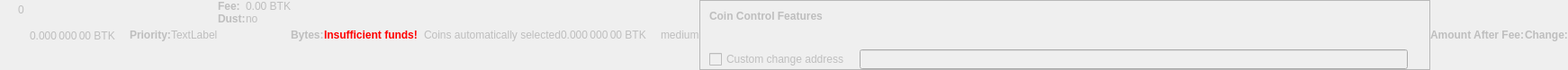
    <widget class="QWidget" name="dummyHideWidget" native="true">
     <property name="enabled">
      <bool>false</bool>
     </property>
     <property name="maximumSize">
      <size>
       <width>100</width>
       <height>22</height>
      </size>
     </property>
     <layout class="QHBoxLayout" name="dummyHideLayout">
      <property name="spacing">
       <number>0</number>
      </property>
      <property name="leftMargin">
       <number>0</number>
      </property>
      <property name="topMargin">
       <number>0</number>
      </property>
      <property name="rightMargin">
       <number>0</number>
      </property>
      <property name="bottomMargin">
       <number>0</number>
      </property>
      <item>
       <layout class="QFormLayout" name="formLayoutCoinControl1">
        <property name="horizontalSpacing">
         <number>10</number>
        </property>
        <property name="verticalSpacing">
         <number>14</number>
        </property>
        <property name="leftMargin">
         <number>10</number>
        </property>
        <property name="topMargin">
         <number>4</number>
        </property>
        <property name="rightMargin">
         <number>6</number>
        </property>
        <item row="0" column="1">
         <widget class="QLabel" name="labelCoinControlBytes">
          <property name="cursor">
           <cursorShape>IBeamCursor</cursorShape>
          </property>
          <property name="contextMenuPolicy">
           <enum>Qt::ActionsContextMenu</enum>
          </property>
          <property name="text">
           <string notr="true">0</string>
          </property>
          <property name="textInteractionFlags">
           <set>Qt::LinksAccessibleByMouse|Qt::TextSelectableByKeyboard|Qt::TextSelectableByMouse</set>
          </property>
         </widget>
        </item>
       </layout>
      </item>
      <item>
       <widget class="QLabel" name="labelCoinControlAfterFee">
        <property name="enabled">
         <bool>false</bool>
        </property>
        <property name="sizePolicy">
         <sizepolicy hsizetype="Fixed" vsizetype="Fixed">
          <horstretch>0</horstretch>
          <verstretch>0</verstretch>
         </sizepolicy>
        </property>
        <property name="minimumSize">
         <size>
          <width>111</width>
          <height>12</height>
         </size>
        </property>
        <property name="maximumSize">
         <size>
          <width>111</width>
          <height>12</height>
         </size>
        </property>
        <property name="cursor">
         <cursorShape>IBeamCursor</cursorShape>
        </property>
        <property name="contextMenuPolicy">
         <enum>Qt::ActionsContextMenu</enum>
        </property>
        <property name="text">
         <string notr="true">0.000 000 00 BTK</string>
        </property>
        <property name="textInteractionFlags">
         <set>Qt::LinksAccessibleByMouse|Qt::TextSelectableByKeyboard|Qt::TextSelectableByMouse</set>
        </property>
       </widget>
      </item>
      <item>
       <widget class="QLabel" name="labelCoinControlPriorityText">
        <property name="enabled">
         <bool>false</bool>
        </property>
        <property name="font">
         <font>
          <weight>75</weight>
          <bold>true</bold>
         </font>
        </property>
        <property name="text">
         <string>Priority:</string>
        </property>
       </widget>
      </item>
      <item>
       <layout class="QHBoxLayout" name="horizontalLayout">
        <item>
         <widget class="QLabel" name="WarningLabel">
          <property name="text">
           <string>TextLabel</string>
          </property>
         </widget>
        </item>
       </layout>
      </item>
      <item>
       <layout class="QFormLayout" name="formLayoutCoinControl3">
        <property name="horizontalSpacing">
         <number>0</number>
        </property>
        <property name="verticalSpacing">
         <number>0</number>
        </property>
        <property name="leftMargin">
         <number>0</number>
        </property>
        <property name="topMargin">
         <number>0</number>
        </property>
        <property name="rightMargin">
         <number>0</number>
        </property>
        <item row="0" column="0">
         <widget class="QLabel" name="labelCoinControlFeeText">
          <property name="enabled">
           <bool>false</bool>
          </property>
          <property name="font">
           <font>
            <weight>75</weight>
            <bold>true</bold>
           </font>
          </property>
          <property name="text">
           <string>Fee:</string>
          </property>
          <property name="margin">
           <number>0</number>
          </property>
         </widget>
        </item>
        <item row="0" column="1">
         <widget class="QLabel" name="labelCoinControlFee">
          <property name="enabled">
           <bool>false</bool>
          </property>
          <property name="cursor">
           <cursorShape>IBeamCursor</cursorShape>
          </property>
          <property name="contextMenuPolicy">
           <enum>Qt::ActionsContextMenu</enum>
          </property>
          <property name="text">
           <string notr="true">0.00 BTK</string>
          </property>
          <property name="textInteractionFlags">
           <set>Qt::LinksAccessibleByMouse|Qt::TextSelectableByKeyboard|Qt::TextSelectableByMouse</set>
          </property>
         </widget>
        </item>
        <item row="1" column="0">
         <widget class="QLabel" name="labelCoinControlLowOutputText">
          <property name="enabled">
           <bool>false</bool>
          </property>
          <property name="font">
           <font>
            <weight>75</weight>
            <bold>true</bold>
           </font>
          </property>
          <property name="text">
           <string>Dust:</string>
          </property>
         </widget>
        </item>
        <item row="1" column="1">
         <widget class="QLabel" name="labelCoinControlLowOutput">
          <property name="enabled">
           <bool>false</bool>
          </property>
          <property name="cursor">
           <cursorShape>IBeamCursor</cursorShape>
          </property>
          <property name="contextMenuPolicy">
           <enum>Qt::ActionsContextMenu</enum>
          </property>
          <property name="text">
           <string>no</string>
          </property>
          <property name="textInteractionFlags">
           <set>Qt::LinksAccessibleByMouse|Qt::TextSelectableByKeyboard|Qt::TextSelectableByMouse</set>
          </property>
         </widget>
        </item>
       </layout>
      </item>
      <item>
       <widget class="QLabel" name="labelCoinControlBytesText">
        <property name="enabled">
         <bool>false</bool>
        </property>
        <property name="font">
         <font>
          <weight>75</weight>
          <bold>true</bold>
         </font>
        </property>
        <property name="text">
         <string>Bytes:</string>
        </property>
       </widget>
      </item>
      <item>
       <layout class="QFormLayout" name="formLayoutCoinControl2">
        <property name="horizontalSpacing">
         <number>0</number>
        </property>
        <property name="verticalSpacing">
         <number>0</number>
        </property>
        <property name="leftMargin">
         <number>0</number>
        </property>
        <property name="topMargin">
         <number>0</number>
        </property>
        <property name="rightMargin">
         <number>0</number>
        </property>
       </layout>
      </item>
      <item>
       <layout class="QHBoxLayout" name="horizontalLayoutCoinControl2">
        <property name="spacing">
         <number>0</number>
        </property>
        <property name="bottomMargin">
         <number>0</number>
        </property>
       </layout>
      </item>
      <item>
       <widget class="QLabel" name="labelCoinControlInsuffFunds">
        <property name="enabled">
         <bool>false</bool>
        </property>
        <property name="minimumSize">
         <size>
          <width>0</width>
          <height>0</height>
         </size>
        </property>
        <property name="font">
         <font>
          <weight>75</weight>
          <bold>true</bold>
         </font>
        </property>
        <property name="styleSheet">
         <string notr="true">color:red;font-weight:bold;</string>
        </property>
        <property name="text">
         <string>Insufficient funds!</string>
        </property>
        <property name="margin">
         <number>5</number>
        </property>
       </widget>
      </item>
      <item>
       <layout class="QFormLayout" name="formLayoutCoinControl4">
        <property name="horizontalSpacing">
         <number>0</number>
        </property>
        <property name="verticalSpacing">
         <number>0</number>
        </property>
        <property name="leftMargin">
         <number>0</number>
        </property>
        <property name="topMargin">
         <number>0</number>
        </property>
        <property name="rightMargin">
         <number>0</number>
        </property>
       </layout>
      </item>
      <item>
       <widget class="QLabel" name="labelCoinControlChangeLabel">
        <property name="enabled">
         <bool>false</bool>
        </property>
        <property name="sizePolicy">
         <sizepolicy hsizetype="Preferred" vsizetype="Expanding">
          <horstretch>0</horstretch>
          <verstretch>0</verstretch>
         </sizepolicy>
        </property>
        <property name="minimumSize">
         <size>
          <width>0</width>
          <height>0</height>
         </size>
        </property>
        <property name="text">
         <string/>
        </property>
        <property name="margin">
         <number>3</number>
        </property>
       </widget>
      </item>
      <item>
       <widget class="QLabel" name="labelCoinControlAutomaticallySelected">
        <property name="enabled">
         <bool>false</bool>
        </property>
        <property name="sizePolicy">
         <sizepolicy hsizetype="Fixed" vsizetype="Fixed">
          <horstretch>0</horstretch>
          <verstretch>0</verstretch>
         </sizepolicy>
        </property>
        <property name="minimumSize">
         <size>
          <width>0</width>
          <height>0</height>
         </size>
        </property>
        <property name="maximumSize">
         <size>
          <width>240</width>
          <height>16777215</height>
         </size>
        </property>
        <property name="text">
         <string>Coins automatically selected</string>
        </property>
        <property name="margin">
         <number>5</number>
        </property>
       </widget>
      </item>
      <item>
       <widget class="QLabel" name="labelCoinControlChange">
        <property name="enabled">
         <bool>false</bool>
        </property>
        <property name="sizePolicy">
         <sizepolicy hsizetype="Fixed" vsizetype="Fixed">
          <horstretch>0</horstretch>
          <verstretch>0</verstretch>
         </sizepolicy>
        </property>
        <property name="minimumSize">
         <size>
          <width>111</width>
          <height>0</height>
         </size>
        </property>
        <property name="maximumSize">
         <size>
          <width>111</width>
          <height>16777215</height>
         </size>
        </property>
        <property name="cursor">
         <cursorShape>IBeamCursor</cursorShape>
        </property>
        <property name="contextMenuPolicy">
         <enum>Qt::ActionsContextMenu</enum>
        </property>
        <property name="text">
         <string notr="true">0.000 000 00 BTK</string>
        </property>
        <property name="textInteractionFlags">
         <set>Qt::LinksAccessibleByMouse|Qt::TextSelectableByKeyboard|Qt::TextSelectableByMouse</set>
        </property>
       </widget>
      </item>
      <item>
       <widget class="QLabel" name="labelCoinControlPriority">
        <property name="enabled">
         <bool>false</bool>
        </property>
        <property name="cursor">
         <cursorShape>IBeamCursor</cursorShape>
        </property>
        <property name="contextMenuPolicy">
         <enum>Qt::ActionsContextMenu</enum>
        </property>
        <property name="text">
         <string>medium</string>
        </property>
        <property name="textInteractionFlags">
         <set>Qt::LinksAccessibleByMouse|Qt::TextSelectableByKeyboard|Qt::TextSelectableByMouse</set>
        </property>
       </widget>
      </item>
      <item>
       <widget class="QFrame" name="frameCoinControl">
        <property name="sizePolicy">
         <sizepolicy hsizetype="Expanding" vsizetype="Expanding">
          <horstretch>0</horstretch>
          <verstretch>0</verstretch>
         </sizepolicy>
        </property>
        <property name="maximumSize">
         <size>
          <width>16777215</width>
          <height>16777215</height>
         </size>
        </property>
        <property name="frameShape">
         <enum>QFrame::StyledPanel</enum>
        </property>
        <property name="frameShadow">
         <enum>QFrame::Sunken</enum>
        </property>
        <layout class="QVBoxLayout" name="verticalLayoutCoinControl2_2">
         <property name="spacing">
          <number>0</number>
         </property>
         <property name="leftMargin">
          <number>0</number>
         </property>
         <property name="topMargin">
          <number>0</number>
         </property>
         <property name="rightMargin">
          <number>0</number>
         </property>
         <property name="bottomMargin">
          <number>0</number>
         </property>
         <item>
          <layout class="QVBoxLayout" name="verticalLayoutCoinControl" stretch="0,0,0,1">
           <property name="spacing">
            <number>0</number>
           </property>
           <property name="leftMargin">
            <number>10</number>
           </property>
           <property name="topMargin">
            <number>10</number>
           </property>
           <item>
            <layout class="QHBoxLayout" name="horizontalLayoutCoinControl1">
             <property name="bottomMargin">
              <number>15</number>
             </property>
             <item>
              <widget class="QLabel" name="labelCoinControlFeatures">
               <property name="enabled">
                <bool>false</bool>
               </property>
               <property name="sizePolicy">
                <sizepolicy hsizetype="Preferred" vsizetype="Maximum">
                 <horstretch>0</horstretch>
                 <verstretch>0</verstretch>
                </sizepolicy>
               </property>
               <property name="font">
                <font>
                 <weight>75</weight>
                 <bold>true</bold>
                </font>
               </property>
               <property name="styleSheet">
                <string notr="true">font-weight:bold;</string>
               </property>
               <property name="text">
                <string>Coin Control Features</string>
               </property>
              </widget>
             </item>
            </layout>
           </item>
           <item>
            <widget class="QWidget" name="widgetCoinControl" native="true">
             <property name="sizePolicy">
              <sizepolicy hsizetype="Preferred" vsizetype="Preferred">
               <horstretch>0</horstretch>
               <verstretch>0</verstretch>
              </sizepolicy>
             </property>
             <property name="minimumSize">
              <size>
               <width>0</width>
               <height>0</height>
              </size>
             </property>
             <property name="styleSheet">
              <string notr="true"/>
             </property>
             <layout class="QHBoxLayout" name="horizontalLayoutCoinControl5_2">
              <property name="leftMargin">
               <number>0</number>
              </property>
              <property name="topMargin">
               <number>0</number>
              </property>
              <property name="rightMargin">
               <number>0</number>
              </property>
              <property name="bottomMargin">
               <number>0</number>
              </property>
              <item>
               <layout class="QHBoxLayout" name="horizontalLayoutCoinControl3">
                <property name="spacing">
                 <number>20</number>
                </property>
                <property name="topMargin">
                 <number>0</number>
                </property>
                <property name="bottomMargin">
                 <number>10</number>
                </property>
               </layout>
              </item>
             </layout>
            </widget>
           </item>
           <item>
            <layout class="QHBoxLayout" name="horizontalLayoutCoinControl4" stretch="0,0,0">
             <property name="spacing">
              <number>12</number>
             </property>
             <property name="sizeConstraint">
              <enum>QLayout::SetDefaultConstraint</enum>
             </property>
             <property name="topMargin">
              <number>5</number>
             </property>
             <property name="rightMargin">
              <number>5</number>
             </property>
             <item>
              <widget class="QCheckBox" name="checkBoxCoinControlChange">
               <property name="enabled">
                <bool>false</bool>
               </property>
               <property name="toolTip">
                <string>If this is activated, but the change address is empty or invalid, change will be sent to a newly generated address.</string>
               </property>
               <property name="text">
                <string>Custom change address</string>
               </property>
              </widget>
             </item>
             <item>
              <widget class="QValidatedLineEdit" name="lineEditCoinControlChange">
               <property name="enabled">
                <bool>false</bool>
               </property>
               <property name="sizePolicy">
                <sizepolicy hsizetype="Expanding" vsizetype="Fixed">
                 <horstretch>0</horstretch>
                 <verstretch>0</verstretch>
                </sizepolicy>
               </property>
              </widget>
             </item>
             <item>
              <widget class="QLabel" name="labelCoinControlChangeLabel_2">
               <property name="sizePolicy">
                <sizepolicy hsizetype="Preferred" vsizetype="Expanding">
                 <horstretch>0</horstretch>
                 <verstretch>0</verstretch>
                </sizepolicy>
               </property>
               <property name="minimumSize">
                <size>
                 <width>0</width>
                 <height>0</height>
                </size>
               </property>
               <property name="text">
                <string/>
               </property>
               <property name="margin">
                <number>3</number>
               </property>
              </widget>
             </item>
            </layout>
           </item>
           <item>
            <spacer name="verticalSpacerCoinControl">
             <property name="orientation">
              <enum>Qt::Vertical</enum>
             </property>
             <property name="sizeHint" stdset="0">
              <size>
               <width>800</width>
               <height>1</height>
              </size>
             </property>
            </spacer>
           </item>
          </layout>
         </item>
        </layout>
       </widget>
      </item>
      <item>
       <widget class="QLabel" name="labelCoinControlAfterFeeText">
        <property name="enabled">
         <bool>false</bool>
        </property>
        <property name="minimumSize">
         <size>
          <width>0</width>
          <height>0</height>
         </size>
        </property>
        <property name="maximumSize">
         <size>
          <width>16777215</width>
          <height>16777215</height>
         </size>
        </property>
        <property name="font">
         <font>
          <weight>75</weight>
          <bold>true</bold>
         </font>
        </property>
        <property name="text">
         <string>Amount After Fee:</string>
        </property>
        <property name="alignment">
         <set>Qt::AlignLeading|Qt::AlignLeft|Qt::AlignVCenter</set>
        </property>
        <property name="margin">
         <number>0</number>
        </property>
       </widget>
      </item>
      <item>
       <widget class="QLabel" name="labelCoinControlChangeText">
        <property name="enabled">
         <bool>false</bool>
        </property>
        <property name="sizePolicy">
         <sizepolicy hsizetype="Preferred" vsizetype="Preferred">
          <horstretch>0</horstretch>
          <verstretch>0</verstretch>
         </sizepolicy>
        </property>
        <property name="minimumSize">
         <size>
          <width>0</width>
          <height>0</height>
         </size>
        </property>
        <property name="maximumSize">
         <size>
          <width>16777215</width>
          <height>16777215</height>
         </size>
        </property>
        <property name="font">
         <font>
          <weight>75</weight>
          <bold>true</bold>
         </font>
        </property>
        <property name="text">
         <string>Change:</string>
        </property>
        <property name="alignment">
         <set>Qt::AlignLeading|Qt::AlignLeft|Qt::AlignVCenter</set>
        </property>
       </widget>
      </item>
     </layout>
    </widget>
